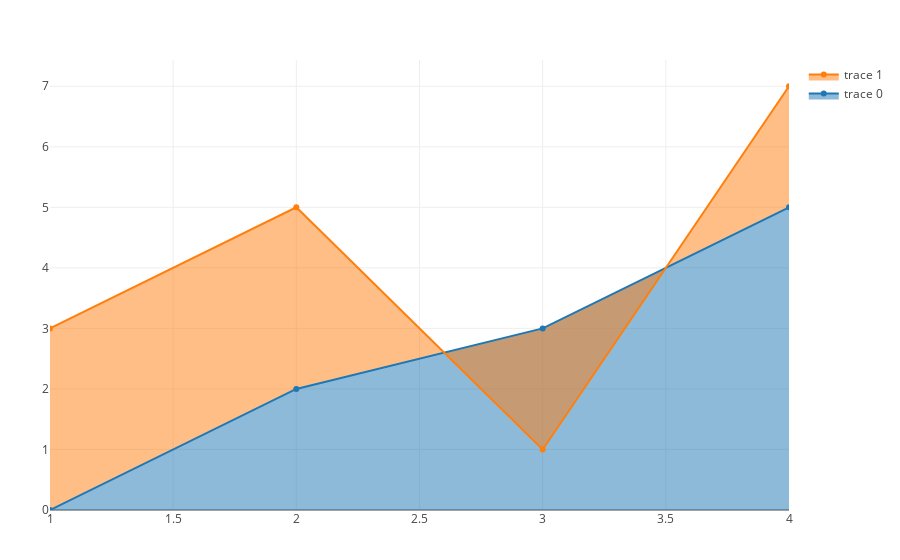

Here is the notebook cell this chart was saved with:
### Code cell
function area1()
    trace1 = scatter(;x=1:4, y=[0, 2, 3, 5], fill="tozeroy")
    trace2 = scatter(;x=1:4, y=[3, 5, 1, 7], fill="tonexty")
    plot([trace1, trace2])
end
area1()

### Figure 1 — Plotly figure (JSON) as saved in the notebook; plotly's stock layout.template omitted (floating-point values rounded to 4 significant figures)
{"data": [{"y": [0, 2, 3, 5], "type": "scatter", "x": [1, 2, 3, 4], "fill": "tozeroy"}, {"y": [3, 5, 1, 7], "type": "scatter", "x": [1, 2, 3, 4], "fill": "tonexty"}], "layout": {"margin": {"r": 50, "l": 50, "b": 50, "t": 60}}}
